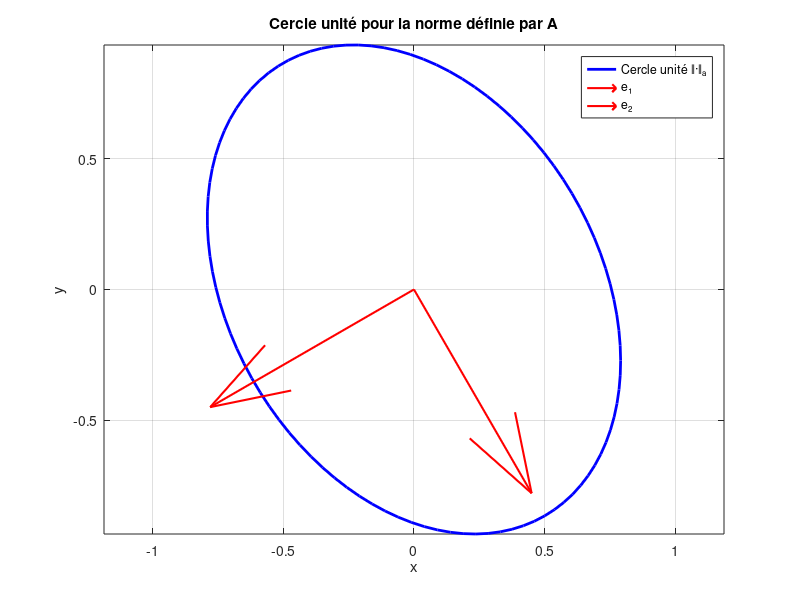

The MATLAB script that drew this image:
% Charger la matrice A
load('Ex1.mat'); % On suppose que la matrice A est dans ce fichier

% Diagonaliser A pour obtenir valeurs propres et vecteurs propres
[P, D] = eig(A);
lambda = diag(D); % Valeurs propres
lambda1 = lambda(1);
lambda2 = lambda(2);

% Générer les points du cercle unité pour la norme ‖·‖ₐ
t = linspace(0, 2*pi, 100);
x_prime = cos(t)./sqrt(lambda1);
y_prime = sin(t)./sqrt(lambda2);

% Convertir en coordonnées dans la base canonique
points = zeros(2, length(t));
for i = 1:length(t)
    % X = P * X'
    points(:,i) = P * [x_prime(i); y_prime(i)];
end

% Tracer le cercle unité
figure;
plot(points(1,:), points(2,:), 'b', 'LineWidth', 2);
hold on;
grid on;
axis equal;
title('Cercle unité pour la norme définie par A');
xlabel('x');
ylabel('y');

% Tracer aussi les vecteurs propres
quiver(0, 0, P(1,1), P(2,1), 'r', 'LineWidth', 1.5);
quiver(0, 0, P(1,2), P(2,2), 'r', 'LineWidth', 1.5);
legend('Cercle unité ‖·‖ₐ', 'e₁', 'e₂');
